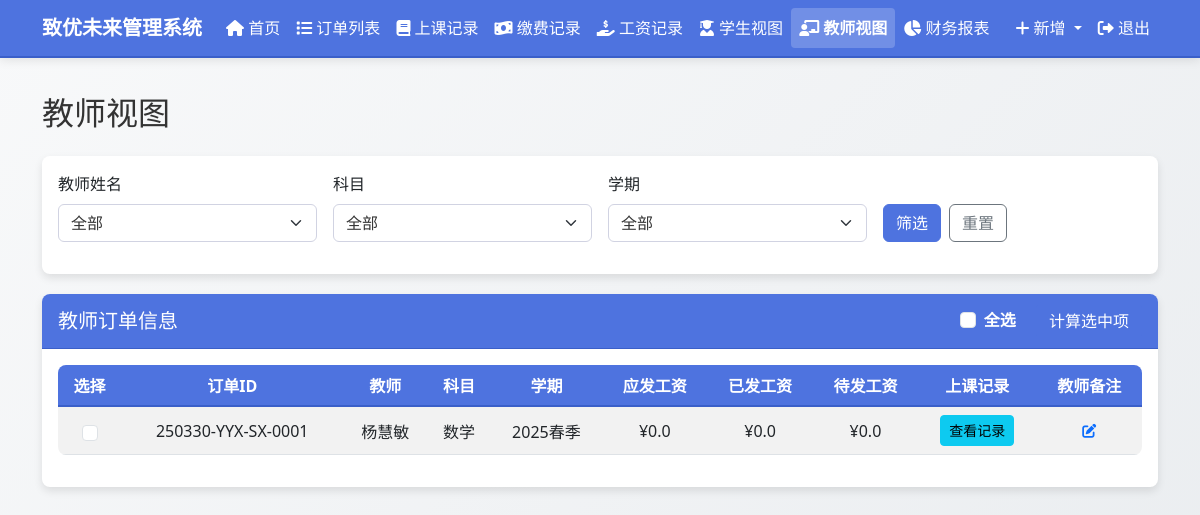
/teacher_view (signed in), run on an earlier commit of the app's database.
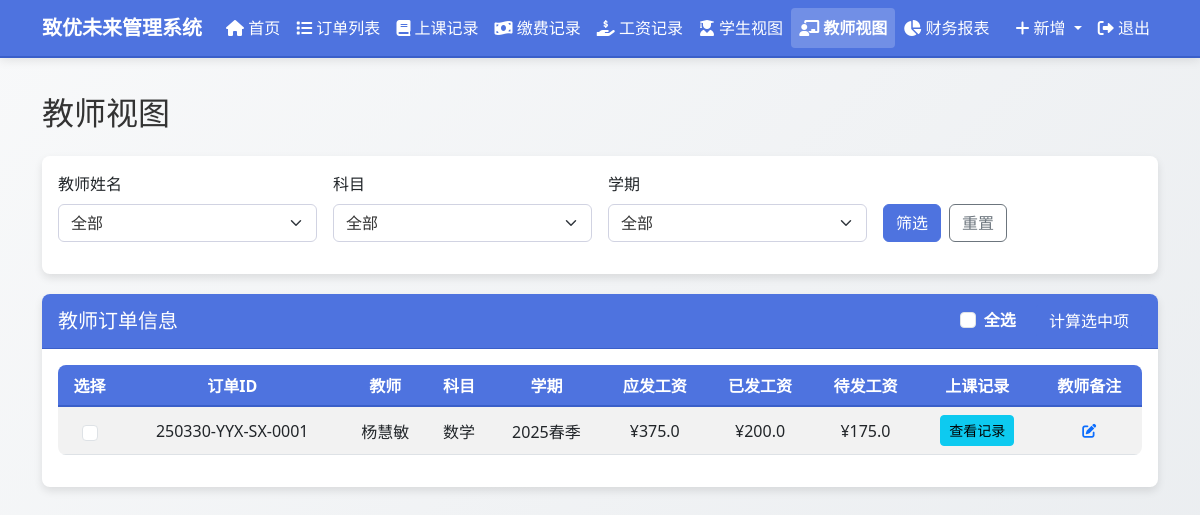
And on a later commit of the database.
### models.py (models this page shows, shortened)
class Order(db.Model):
    id = db.Column(db.Integer, primary_key=True)
    order_number = db.Column(db.String(50),
                             unique=True,
                             nullable=False,
                             default="")
    student_name = db.Column(db.String(100), nullable=False)
    subject = db.Column(db.String(100), nullable=False)
    teacher_name = db.Column(db.String(100), nullable=False)
    semester = db.Column(db.String(100), nullable=False)
    total_classes = db.Column(db.Integer, default=0)
    completed_classes = db.Column(db.Integer, default=0)
    remaining_classes = db.Column(db.Integer, default=0)
    class_price = db.Column(db.Float, default=0.0)
    salary_price = db.Column(db.Float, default=0.0)  # 新增工资单价字段
    total_price = db.Column(db.Float, default=0.0)
    paid_amount = db.Column(db.Float, default=0.0)
    used_amount = db.Column(db.Float, default=0.0)
    remaining_amount = db.Column(db.Float, default=0.0)  # 已缴费用 - 已销费用
    payable_amount = db.Column(db.Float, default=0.0)  # 订单总价 - 已缴费用
    payable_salary = db.Column(db.Float, default=0.0)
    paid_salary = db.Column(db.Float, default=0.0)
    remaining_salary = db.Column(db.Float, default=0.0)
    order_note = db.Column(db.Text, nullable=True)
    teacher_note = db.Column(db.Text, nullable=True)
    student_note = db.Column(db.Text, nullable=True)
    created_at = db.Column(db.DateTime, default=datetime.now)
    class_records = db.relationship('ClassRecord', backref='order', lazy=True)
    payment_records = db.relationship('PaymentRecord',
                                      backref='order',
                                      lazy=True)
    salary_records = db.relationship('SalaryRecord',
                                     backref='order',
                                     lazy=True)

### routes.py (the view)
@app.route('/teacher_view')
@login_required
def teacher_view():
    teacher_name = request.args.get('teacher_name', '')
    subject = request.args.get('subject', '')
    semester = request.args.get('semester', '')
    query = Order.query
    if teacher_name:
        query = query.filter(Order.teacher_name == teacher_name)
    if subject:
        query = query.filter(Order.subject == subject)
    if semester:
        query = query.filter(Order.semester == semester)
    orders = query.all()
    all_teachers = db.session.query(Order.teacher_name).distinct().all()
    all_subjects = db.session.query(Order.subject).distinct().all()
    all_semesters = db.session.query(Order.semester).distinct().all()
    order_form = OrderForm()
    class_record_form = ClassRecordForm()
    payment_record_form = PaymentRecordForm()
    salary_record_form = SalaryRecordForm()
    all_orders = Order.query.all()
    class_record_form.order_id.choices = [
        (order.id,
         f"{order.order_number} - {order.student_name} - {order.subject}")
        for order in all_orders
    ]
    payment_record_form.order_id.choices = [
        (order.id,
         f"{order.order_number} - {order.student_name} - {order.subject}")
        for order in all_orders
    ]
    salary_record_form.order_id.choices = [
        (order.id,
         f"{order.order_number} - {order.teacher_name} - {order.subject}")
        for order in all_orders
    ]
    return render_template(
        'teacher_view.html',
        title='教师视图',
        orders=orders,
        all_teachers=[teacher[0] for teacher in all_teachers],
        all_subjects=[subject[0] for subject in all_subjects],
        all_semesters=[semester[0] for semester in all_semesters],
        selected_teacher=teacher_name,
        selected_subject=subject,
        selected_semester=semester,
        edit_note_form=EditNoteForm(),
        order_form=order_form,
        class_record_form=class_record_form,
        payment_record_form=payment_record_form,
        salary_record_form=salary_record_form)

### forms.py
class OrderForm(FlaskForm):
    student_name = StringField('学生姓名', validators=[DataRequired()])
    subject = StringField('科目', validators=[DataRequired()])
    teacher_name = StringField('教师姓名', validators=[DataRequired()])
    semester = StringField('学期', validators=[DataRequired()])
    total_classes = IntegerField('总课程数', validators=[DataRequired(), NumberRange(min=1)])
    class_price = FloatField('课程单价', validators=[DataRequired(), NumberRange(min=0)])
    salary_price = FloatField('工资单价', validators=[DataRequired(), NumberRange(min=0)])
    order_note = TextAreaField('订单备注', validators=[Optional()])
    submit = SubmitField('保存')

### app.py (called while the page is built)
@login_manager.user_loader
def load_user(user_id):
    from models import User
    return User.query.get(int(user_id))

### templates/teacher_view.html (shortened to what the changed rows need)
{% extends "layout.html" %}
{% block content %}
<h2 class="mb-4">教师视图</h2>
<div class="card">
    <div class="card-body">
        {% if orders %}
        <div class="table-responsive">
            <table class="table table-striped table-hover">
                <thead>
                    <tr>
                        <th>选择</th>
                        <th>订单ID</th>
                        <th>教师</th>
                        <th>科目</th>
                        <th>学期</th>
                        <th>应发工资</th>
                        <th>已发工资</th>
                        <th>待发工资</th>
                        <th>上课记录</th>
                        <th>教师备注</th>
                    </tr>
                </thead>
                <tbody>
                    {% for order in orders %}
                    <tr>
                        <td>
                            <input type="checkbox" class="form-check-input order-checkbox" value="{{ order.id }}">
                        </td>
                        <td>{{ order.order_number }}</td>
                        <td>{{ order.teacher_name }}</td>
                        <td>{{ order.subject }}</td>
                        <td>{{ order.semester }}</td>
                        <td>¥{{ order.payable_salary }}</td>
                        <td>¥{{ order.paid_salary }}</td>
                        <td>¥{{ order.remaining_salary }}</td>
                        <td>
                            <button type="button" class="btn btn-sm btn-info view-class-records"
                                    data-bs-toggle="modal" data-bs-target="#classRecordsModal"
                                    data-order-id="{{ order.id }}">
                                查看记录
                            </button>
                        </td>
                        <td>
                            <button type="button" class="btn btn-sm btn-link edit-note"
                                    data-bs-toggle="modal" data-bs-target="#editNoteModal"
                                    data-note-id="{{ order.id }}"
                                    data-note-type="teacher_note"
                                    data-note-text="{{ order.teacher_note or '' }}">
                                <i class="fas fa-edit"></i>
                            </button>
                        </td>
                    </tr>
                    {% endfor %}
                </tbody>
            </table>
        </div>
        {% else %}
        <div class="alert alert-info">暂无符合条件的订单</div>
        {% endif %}
    </div>
</div>
{% endblock %}

What changed in the data, as far as the page shows it:
changed Order "250330-YYX-SX-0001": payable_salary "0.0" → "375.0"; paid_salary "0.0" → "200.0"; remaining_salary "0.0" → "175.0"
